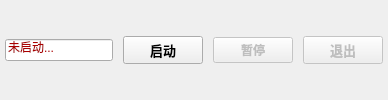
       <widget class="QWidget" name="BtnBox" native="true">
        <layout class="QHBoxLayout" name="horizontalLayout_3" stretch="0,2,2,2">
         <property name="spacing">
          <number>10</number>
         </property>
         <property name="leftMargin">
          <number>5</number>
         </property>
         <property name="topMargin">
          <number>5</number>
         </property>
         <property name="rightMargin">
          <number>5</number>
         </property>
         <property name="bottomMargin">
          <number>5</number>
         </property>
         <item>
          <widget class="QLineEdit" name="StatusInfo">
           <property name="styleSheet">
            <string notr="true">color: rgb(170, 0, 0);</string>
           </property>
           <property name="text">
            <string>未启动...</string>
           </property>
           <property name="dragEnabled">
            <bool>false</bool>
           </property>
           <property name="readOnly">
            <bool>true</bool>
           </property>
          </widget>
         </item>
         <item>
          <widget class="QPushButton" name="Startbtn">
           <property name="font">
            <font>
             <pointsize>10</pointsize>
             <bold>true</bold>
            </font>
           </property>
           <property name="text">
            <string>启动</string>
           </property>
          </widget>
         </item>
         <item>
          <widget class="QPushButton" name="Pausebtn">
           <property name="enabled">
            <bool>false</bool>
           </property>
           <property name="font">
            <font>
             <bold>true</bold>
            </font>
           </property>
           <property name="text">
            <string>暂停</string>
           </property>
          </widget>
         </item>
         <item>
          <widget class="QPushButton" name="Stopbtn">
           <property name="enabled">
            <bool>false</bool>
           </property>
           <property name="font">
            <font>
             <pointsize>10</pointsize>
             <bold>true</bold>
            </font>
           </property>
           <property name="text">
            <string>退出</string>
           </property>
          </widget>
         </item>
        </layout>
       </widget>
